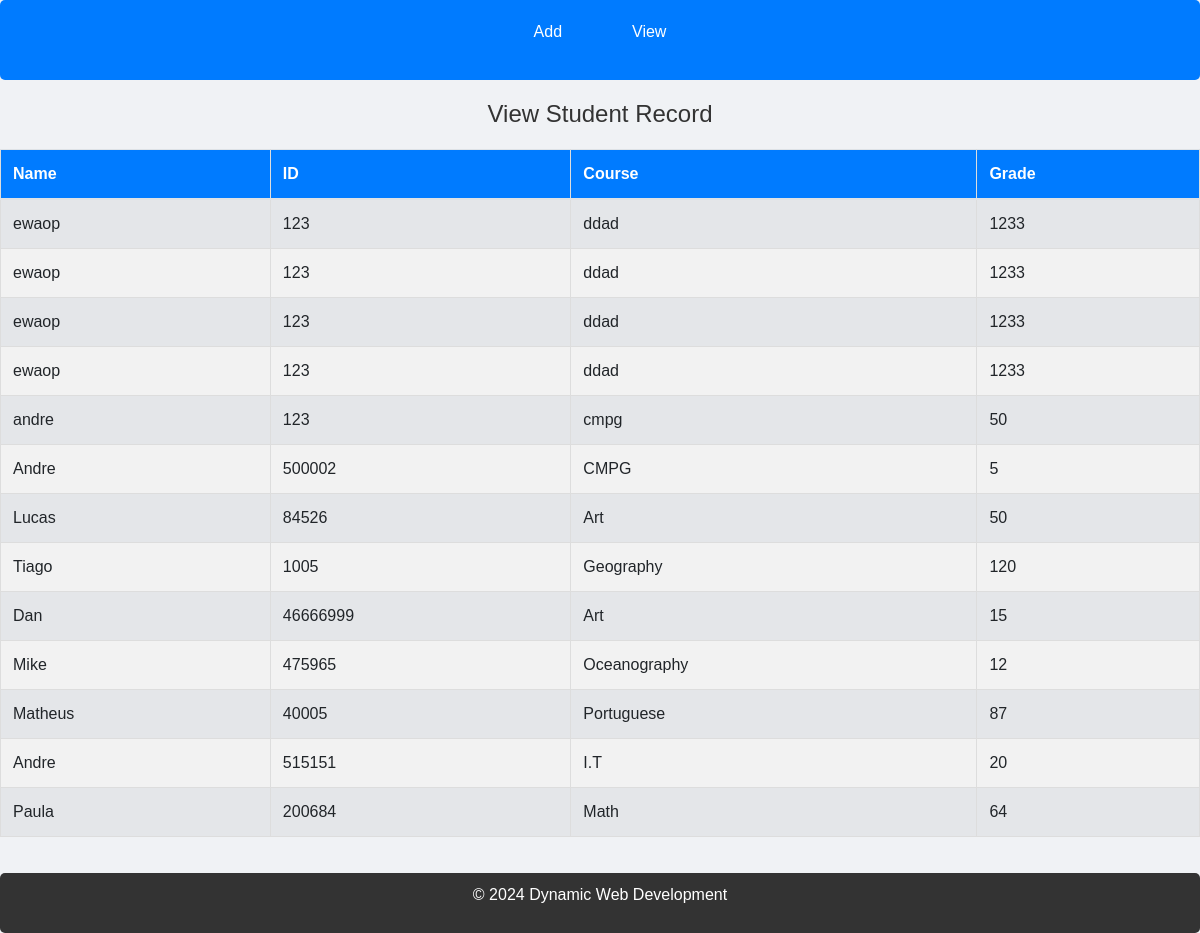
/view_result.php, run on the app's committed database.
### tables this page shows
CREATE TABLE `students_detailed` (
  `name` varchar(30) NOT NULL,
  `id` int(30) NOT NULL,
  `course` varchar(30) NOT NULL,
  `grade` int(30) NOT NULL
);

### view_result.php (the view, shortened to what this page needs)
<!DOCTYPE html>
<html lang="en">
<head>
    <link rel="stylesheet" href="https://stackpath.bootstrapcdn.com/bootstrap/4.3.1/css/bootstrap.min.css">
    <link rel="stylesheet" href="css/style.css">
</head>
<body>
    <header>
        <nav>
            <ul>
                <li>
                    <a href="index.php">Add</a>
                </li>
                <li>
                    <a href="view_result.php">View</a>
                </li>
            </ul>
        </nav>
        <h1>View Student Record</h1>
    </header>
<div class="tr">
    <?php
include ('database.php');
$sql = "SELECT name, id, course, grade FROM students_detailed";
$res = mysqli_query($con, $sql);
if ($res && mysqli_num_rows($res) > 0) {
    echo "<table class='table table-striped'>";
    echo "<thead><tr>
            <th>Name</th>
            <th>ID</th>
            <th>Course</th>
            <th>Grade</th>
          </tr></thead><tbody>";
while($row = mysqli_fetch_assoc($res)){
    echo "<tr>
    <td>" . htmlspecialchars($row['name']) . "</td>
    <td>" . htmlspecialchars($row['id']) . "</td>
    <td>" . htmlspecialchars($row['course']) . "</td>
    <td>" . htmlspecialchars($row['grade']) . "</td>
  </tr>";
}
echo "</tbody></table>";
} else {
    echo "<p>No records found.</p>";
}
?>
</div>
    <footer>
        <p>© 2024 Dynamic Web Development</p>
    </footer>
</body>
</html>

### style.css (style rules this page uses)
body { font-family: Arial, sans-serif; background-color: #f0f2f5; display: flex; flex-direction: column; min-height: 100vh; margin: 0; }
header nav { background-color: #007BFF; padding: 10px; border-radius: 5px; margin-bottom: 20px; }
header nav ul { list-style-type: none; padding: 0; display: flex; justify-content: center; }
header nav ul li { margin: 0 15px; }
header nav ul li a { color: white; text-decoration: none; padding: 10px 20px; display: block; }
h1 { text-align: center; color: #333; margin-bottom: 20px; font-size: 24px; }
footer { text-align: center; padding: 10px; background-color: #333; color: white; border-radius: 5px; margin-top: 20px; width: 100%; }
table { width: 100%; border-collapse: collapse; margin-bottom: 20px; }
table th, table td { padding: 10px; border: 1px solid #ddd; text-align: left; }
table th { background-color: #007BFF; color: white; }
table tr:nth-child(even) { background-color: #f2f2f2; }

### data on the page
students_detailed: name "ewaop", id "123", course "ddad", grade "1233"
students_detailed: name "ewaop", id "123", course "ddad", grade "1233"
students_detailed: name "ewaop", id "123", course "ddad", grade "1233"
students_detailed: name "ewaop", id "123", course "ddad", grade "1233"
students_detailed: name "andre", id "123", course "cmpg", grade "50"
students_detailed: name "Andre", id "500002", course "CMPG", grade "5"
students_detailed: name "Lucas", id "84526", course "Art", grade "50"
students_detailed: name "Tiago", id "1005", course "Geography", grade "120"
students_detailed: name "Dan", id "46666999", course "Art", grade "15"
students_detailed: name "Mike", id "475965", course "Oceanography", grade "12"
students_detailed: name "Matheus", id "40005", course "Portuguese", grade "87"
students_detailed: name "Andre", id "515151", course "I.T", grade "20"
students_detailed: name "Paula", id "200684", course "Math", grade "64"
